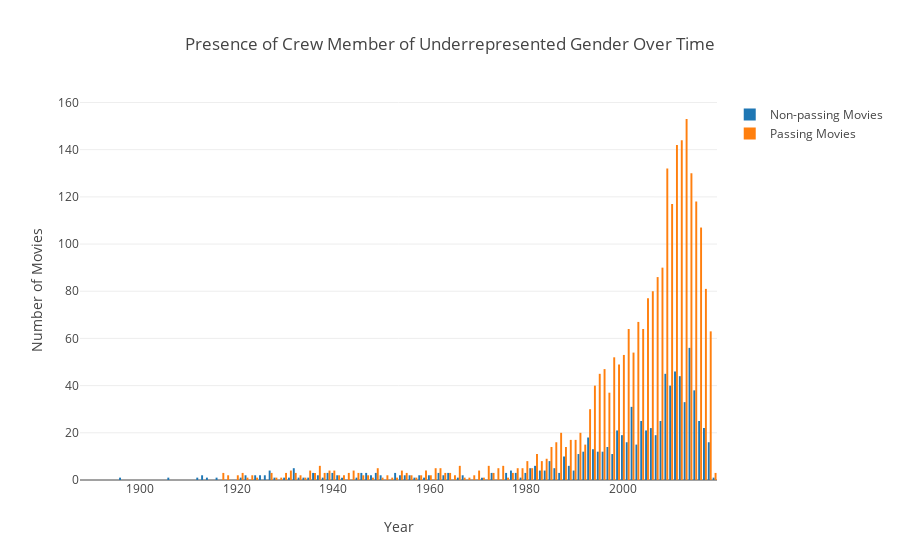

Notebook code for this chart:
### Code cell
trace0 = go.Bar(
    x=[year for year in ur_gender_non_passing.index],
    y=[count for count in ur_gender_non_passing.values],
    name='Non-passing Movies'    
)

trace1 = go.Bar(
    x=[year for year in ur_gender_passing.index],
    y=[count for count in ur_gender_passing.values],
    name='Passing Movies'    
)

data = [trace0, trace1]    
layout = go.Layout(
    title="Presence of Crew Member of Underrepresented Gender Over Time", 
    xaxis=dict(title="Year"), 
    yaxis=dict(title="Number of Movies"),
    barmode='group'
)

fig = go.Figure(data=data, layout=layout)
iplot(fig)

### Figure 1 — Plotly figure (JSON) as saved in the notebook; plotly's stock layout.template omitted (floating-point values rounded to 4 significant figures)
{"data": [{"name": "Non-passing Movies", "type": "bar", "uid": "cd6681d6-16aa-44c1-8586-23473d9daf29", "x": [1888, 1892, 1895, 1896, 1898, 1899, 1900, 1901, 1902, 1903, 1904, 1905, 1906, 1907, 1908, 1909, 1910, 1912, 1913, 1914, 1915, 1916, 1917, 1918, 1919, 1920, 1921, 1922, 1923, 1924, 1925, 1926, 1927, 1928, 1929, 1930, 1931, 1932, 1933, 1934, 1935, 1936, 1937, 1938, 1939, 1940, 1941, 1942, 1943, 1944, 1945, 1946, 1947, 1948, 1949, 1950, 1951, 1952, 1953, 1954, 1955, 1956, 1957, 1958, 1959, 1960, 1961, 1962, 1963, 1964, 1965, 1966, 1967, 1968, 1969, 1970, 1971, 1972, 1973, 1974, 1975, 1976, 1977, 1978, 1979, 1980, 1981, 1982, 1983, 1984, 1985, 1986, 1987, 1988, 1989, 1990, 1991, 1992, 1993, 1994, 1995, 1996, 1997, 1998, 1999, 2000, 2001, 2002, 2003, 2004, 2005, 2006, 2007, 2008, 2009, 2010, 2011, 2012, 2013, 2014, 2015, 2016, 2017, 2018, 2019], "y": [0, 0, 0, 1, 0, 0, 0, 0, 0, 0, 0, 0, 1, 0, 0, 0, 0, 1, 2, 1, 0, 1, 0, 0, 0, 0, 1, 2, 0, 2, 2, 2, 4, 1, 0, 1, 1, 5, 1, 1, 1, 3, 2, 1, 3, 3, 2, 1, 0, 0, 1, 3, 3, 2, 3, 2, 0, 0, 3, 2, 2, 2, 1, 2, 1, 2, 0, 3, 2, 3, 0, 1, 2, 0, 0, 0, 1, 0, 3, 0, 0, 3, 4, 3, 1, 3, 5, 6, 4, 4, 8, 5, 3, 10, 6, 4, 11, 12, 18, 13, 12, 12, 14, 11, 21, 19, 16, 31, 15, 25, 21, 22, 19, 25, 45, 40, 46, 44, 33, 56, 38, 25, 22, 16, 1]}, {"name": "Passing Movies", "type": "bar", "uid": "85d3e9c3-38ab-4c58-a7ea-b52b1a65de0f", "x": [1910, 1916, 1917, 1918, 1919, 1920, 1921, 1922, 1923, 1924, 1926, 1927, 1928, 1929, 1930, 1931, 1932, 1933, 1934, 1935, 1936, 1937, 1938, 1939, 1940, 1941, 1942, 1943, 1944, 1945, 1946, 1947, 1948, 1949, 1950, 1951, 1952, 1953, 1954, 1955, 1956, 1957, 1958, 1959, 1960, 1961, 1962, 1963, 1964, 1965, 1966, 1967, 1968, 1969, 1970, 1971, 1972, 1973, 1974, 1975, 1976, 1977, 1978, 1979, 1980, 1981, 1982, 1983, 1984, 1985, 1986, 1987, 1988, 1989, 1990, 1991, 1992, 1993, 1994, 1995, 1996, 1997, 1998, 1999, 2000, 2001, 2002, 2003, 2004, 2005, 2006, 2007, 2008, 2009, 2010, 2011, 2012, 2013, 2014, 2015, 2016, 2017, 2018, 2019], "y": [0, 0, 3, 2, 0, 2, 3, 1, 2, 1, 0, 3, 1, 1, 3, 4, 3, 2, 1, 4, 3, 6, 3, 4, 4, 2, 2, 3, 4, 3, 2, 2, 1, 5, 1, 2, 1, 1, 4, 3, 2, 1, 2, 4, 2, 5, 5, 3, 3, 2, 6, 1, 1, 2, 4, 1, 6, 3, 5, 6, 1, 3, 5, 5, 8, 5, 11, 8, 9, 14, 16, 20, 14, 17, 17, 20, 15, 30, 40, 45, 47, 37, 52, 49, 53, 64, 54, 67, 64, 77, 80, 86, 90, 132, 117, 142, 144, 153, 130, 118, 107, 81, 63, 3]}], "layout": {"autosize": true, "barmode": "group", "title": {"text": "Presence of Crew Member of Underrepresented Gender Over Time"}, "xaxis": {"autorange": true, "range": [1888.0, 2020.0], "title": {"text": "Year"}, "type": "linear"}, "yaxis": {"autorange": true, "range": [0, 161.1], "title": {"text": "Number of Movies"}, "type": "linear"}}}
